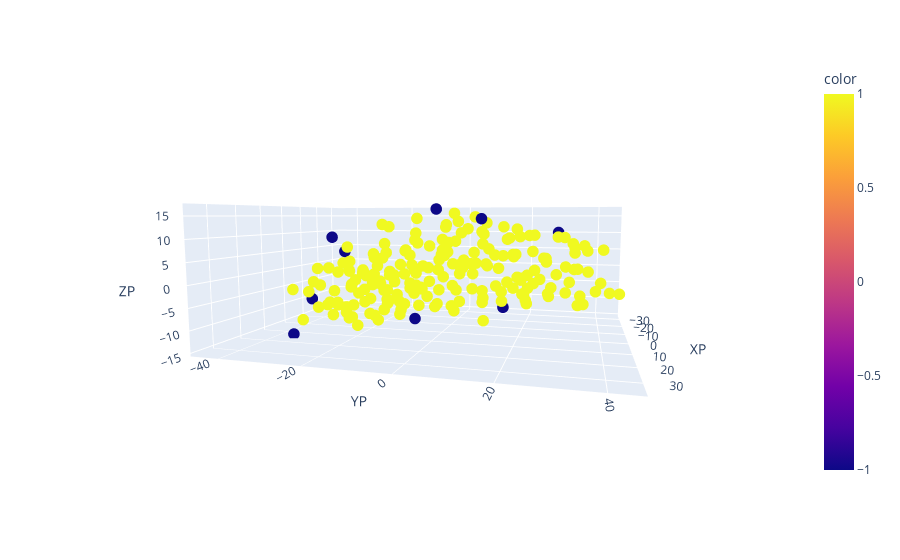

Source (notebook cell):
### Code cell
import plotly.express as px
fin_df["nucleus_id_str"] = fin_df["nucleus_id"].astype(str)
fig = px.scatter_3d(fin_df_c, x="XP", y="YP", z="ZP", color=y_pred)
fig.update_traces(marker=dict(size=4))
fig.show()

### Figure 1 — Plotly figure (JSON) as saved in the notebook; plotly's stock layout.template omitted (floating-point values rounded to 4 significant figures; data arrays with more than 128 entries replaced by an {"elided": "..."} marker saying what was removed)
{"data": [{"hovertemplate": "XP=%{x}<br>YP=%{y}<br>ZP=%{z}<br>color=%{marker.color}<extra></extra>", "legendgroup": "", "marker": {"color": {"elided": "210 int values"}, "coloraxis": "coloraxis", "size": 4, "symbol": "circle"}, "mode": "markers", "name": "", "scene": "scene", "showlegend": false, "type": "scatter3d", "x": {"elided": "210 float values"}, "y": {"elided": "210 float values"}, "z": {"elided": "210 float values"}}], "layout": {"autosize": true, "coloraxis": {"colorbar": {"title": {"text": "color"}}, "colorscale": [[0, "#0d0887"], [0.1111, "#46039f"], [0.2222, "#7201a8"], [0.3333, "#9c179e"], [0.4444, "#bd3786"], [0.5556, "#d8576b"], [0.6667, "#ed7953"], [0.7778, "#fb9f3a"], [0.8889, "#fdca26"], [1, "#f0f921"]]}, "legend": {"tracegroupgap": 0}, "margin": {"t": 60}, "scene": {"aspectmode": "auto", "aspectratio": {"x": 1.189, "y": 1.537, "z": 0.5474}, "camera": {"center": {"x": 0, "y": 0, "z": 0}, "eye": {"x": 2.076, "y": 0.5707, "z": 0.2313}, "projection": {"type": "perspective"}, "up": {"x": 0, "y": 0, "z": 1}}, "domain": {"x": [0, 1], "y": [0, 1]}, "xaxis": {"title": {"text": "XP"}, "type": "linear"}, "yaxis": {"title": {"text": "YP"}, "type": "linear"}, "zaxis": {"title": {"text": "ZP"}, "type": "linear"}}}}
